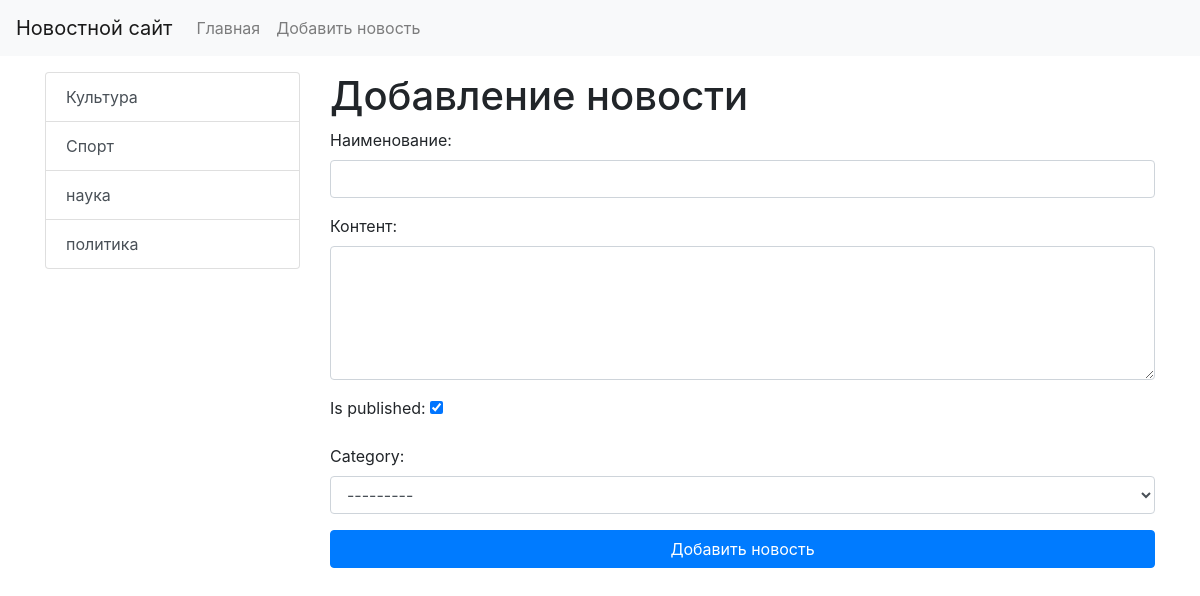
The page /news/add_news/ on the database its author committed.
### news/models.py (models this page shows, shortened)
class Category(models.Model):
    title = models.CharField(max_length=150, db_index=True, verbose_name='категории')
    def __str__(self):
        return self.title
    def get_absolute_url(self):
        return reverse('category', kwargs={"category_id": self.pk})
    class Meta:
        verbose_name = 'категория'
        verbose_name_plural = 'категории'
        ordering = ['title']

### news/views.py (the view)
# urls.py: path('news/add_news/', add_news, name= 'add_news'),
def add_news(request):
    if request.method=="POST":
        form  = NewsForm(request.POST)
        if form.is_valid():
            news = form.save()
            return redirect(news)
    else:
        form = NewsForm()
    return render(request, 'news/add_news.html', {'form' : form})

### news/forms.py
class NewsForm(forms.ModelForm):
    class Meta:
        model = News
        fields = ["title", "content", "is_published", "category"]
        widgets = {
            'title' : forms.TextInput(attrs={"class": "form-control"}),
            'content' : forms.Textarea(attrs={"class": "form-control", "rows": 5}),
            'category' : forms.Select(attrs={"class": "form-control"})
        }

### news/templatetags/news_tags.py (called while the page is built)
@register.inclusion_tag('news/list_categories.html')
def show_categories():
    categories = Category.objects.all()
    return {"categories" : categories }

### news/templates/news/add_news.html (shortened to what this page needs)
{% extends 'base.html' %}
{% block sidebar %}
    {% include 'inc/_sidebar.html' %}
{% endblock %}
{% block content %}
    <h1>Добавление новости</h1>
    <form action="{% url 'add_news' %}" method="post">
    {{ form.as_p }}
        <button type="submit" class="btn btn-primary btn-block">
            Добавить новость
        </button>
    </form>
{% endblock %}

### news/templates/news/list_categories.html
<div class="list-group">
    {% for item in categories %}
        <a href="{{ item.get_absolute_url }}" class="list-group-item list-group-item-action">{{ item.title }}</a>
    {% endfor %}
</div>

### web_django/static/css/style.css (style rules this page uses)
body { background-color: #ffffff; }

### rows shown on the page
Category: title "Культура"
Category: title "Спорт"
Category: title "наука"
Category: title "политика"
